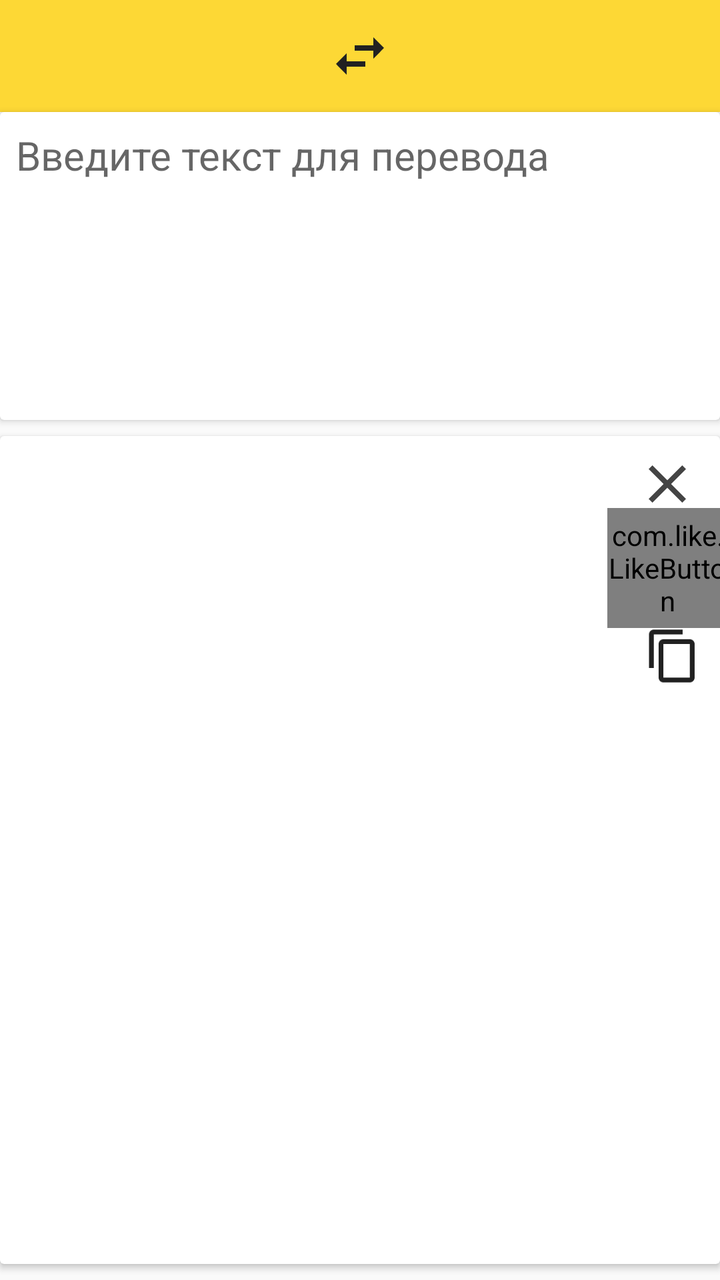
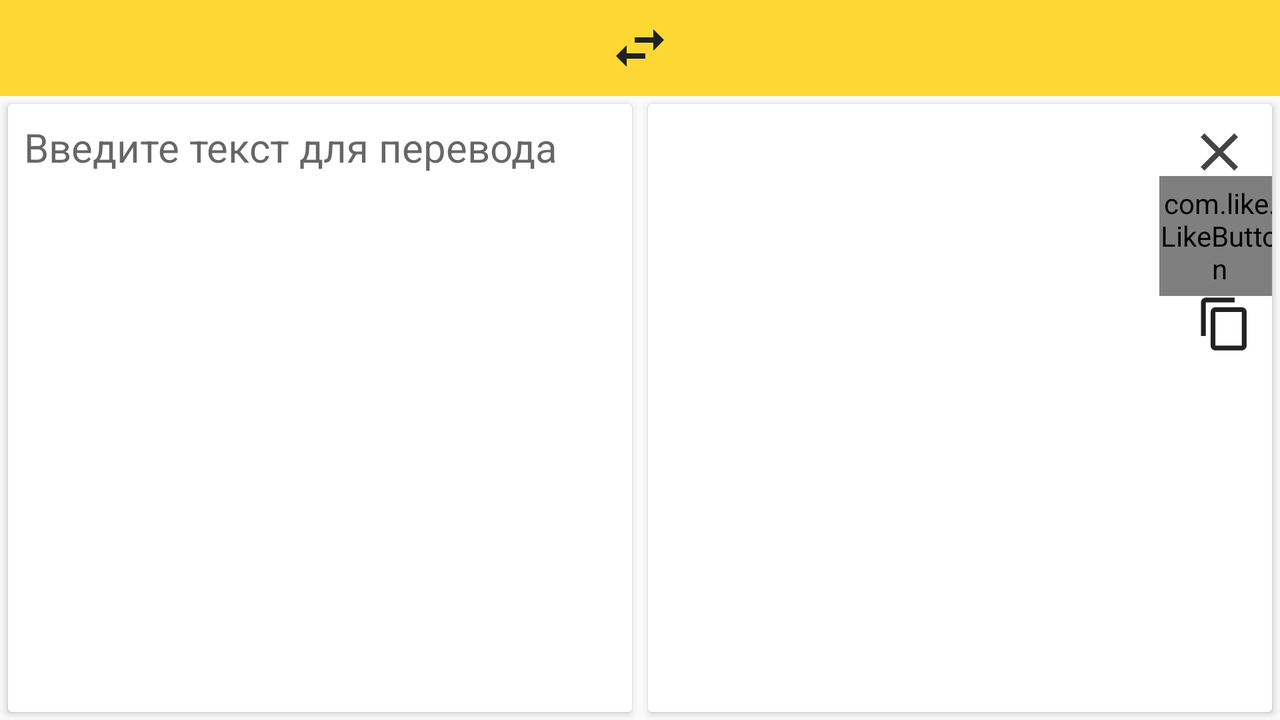

An Android layout and its configuration variant, each rendered on a device that would load it. The default file and the variant file are quoted in full after the pictures.
<!-- AndroidManifest.xml: application theme AppTheme -->
<!-- res/layout/fragment_translation.xml -->
<FrameLayout xmlns:android="http://schemas.android.com/apk/res/android"
    xmlns:app="http://schemas.android.com/apk/res-auto"
    xmlns:tools="http://schemas.android.com/tools"
    android:layout_width="match_parent"
    android:layout_height="match_parent"
    tools:context="com.alesk.translation.Fragments.TranslationFragment">

    <android.support.design.widget.AppBarLayout
        android:layout_width="match_parent"
        android:layout_height="wrap_content">

        <android.support.v7.widget.Toolbar
            android:id="@+id/toolbar"
            android:layout_width="match_parent"
            android:layout_height="wrap_content"
            android:background="?attr/colorPrimary"
            android:minHeight="?attr/actionBarSize"
            android:theme="?attr/actionBarTheme">

            <android.support.constraint.ConstraintLayout
                android:layout_width="match_parent"
                android:layout_height="match_parent"
                android:layout_marginRight="16dp">

                <Spinner
                    android:id="@+id/lang_from"
                    android:layout_width="150dp"
                    android:layout_height="40dp"
                    android:layout_marginBottom="8dp"
                    android:layout_marginLeft="8dp"
                    android:layout_marginRight="7dp"
                    android:layout_marginTop="8dp"
                    android:layout_weight="1"
                    android:background="@android:color/transparent"
                    android:textAlignment="textEnd"
                    app:layout_constraintBottom_toBottomOf="parent"
                    app:layout_constraintHorizontal_bias="0.92"
                    app:layout_constraintLeft_toLeftOf="parent"
                    app:layout_constraintRight_toLeftOf="@+id/switch_button"
                    app:layout_constraintTop_toTopOf="parent" />

                <ImageButton
                    android:id="@+id/switch_button"
                    android:layout_width="wrap_content"
                    android:layout_height="0dp"
                    android:layout_gravity="center"
                    android:layout_marginBottom="8dp"
                    android:layout_marginLeft="8dp"
                    android:layout_marginRight="8dp"
                    android:layout_marginTop="8dp"
                    android:layout_weight="2"
                    android:background="@android:color/transparent"
                    android:src="@mipmap/ic_swap_horizontal"
                    app:layout_constraintBottom_toBottomOf="parent"
                    app:layout_constraintLeft_toLeftOf="parent"
                    app:layout_constraintRight_toRightOf="parent"
                    app:layout_constraintTop_toTopOf="parent" />

                <Spinner
                    android:id="@+id/lang_to"
                    android:layout_width="150dp"
                    android:layout_height="40dp"
                    android:layout_marginBottom="8dp"
                    android:layout_marginLeft="4dp"
                    android:layout_marginRight="8dp"
                    android:layout_marginTop="8dp"
                    android:layout_weight="1"
                    android:background="@android:color/transparent"
                    android:textAlignment="textStart"
                    app:layout_constraintBottom_toBottomOf="parent"
                    app:layout_constraintHorizontal_bias="0.08"
                    app:layout_constraintLeft_toRightOf="@+id/switch_button"
                    app:layout_constraintRight_toRightOf="parent"
                    app:layout_constraintTop_toTopOf="parent" />

            </android.support.constraint.ConstraintLayout>

        </android.support.v7.widget.Toolbar>

    </android.support.design.widget.AppBarLayout>

    <android.support.v7.widget.CardView
        android:layout_width="match_parent"
        android:layout_height="154dp"
        android:layout_marginTop="@dimen/toolbar_height"
        android:gravity="top">

        <EditText
            android:id="@+id/to_translate"
            android:layout_width="match_parent"
            android:layout_height="match_parent"
            android:background="@android:color/transparent"
            android:elevation="0dp"
            android:ems="10"
            android:gravity="top"
            android:hint="Введите текст для перевода"
            android:inputType="textMultiLine"
            android:paddingBottom="4dp"
            android:paddingLeft="8dp"
            android:paddingRight="8dp"
            android:paddingTop="8dp"
            android:textSize="20sp" />
    </android.support.v7.widget.CardView>

    <android.support.v7.widget.CardView
        android:layout_width="match_parent"
        android:layout_height="match_parent"
        android:layout_gravity="bottom"
        android:layout_marginBottom="8dp"
        android:layout_marginTop="218dp">

        <ScrollView
            android:id="@+id/scroll"
            android:layout_width="match_parent"
            android:layout_height="match_parent"
            android:layout_marginBottom="16dp"
            android:layout_marginRight="50dp">

            <LinearLayout
                android:layout_width="match_parent"
                android:layout_height="wrap_content"
                android:orientation="vertical"
                android:weightSum="1">

                <TextView
                    android:id="@+id/translated_text"
                    android:layout_width="match_parent"
                    android:layout_height="wrap_content"
                    android:isScrollContainer="false"
                    android:paddingBottom="4dp"
                    android:paddingLeft="8dp"
                    android:paddingRight="8dp"
                    android:paddingTop="8dp"
                    android:textSize="22sp" />
            </LinearLayout>
        </ScrollView>

        <ImageButton
            android:id="@+id/delete_button"
            android:layout_width="53dp"
            android:layout_height="wrap_content"
            android:layout_gravity="right"
            android:layout_marginTop="8dp"
            android:adjustViewBounds="false"
            android:background="@android:color/transparent"
            app:srcCompat="@mipmap/ic_close" />

        <com.like.LikeButton
            android:id="@+id/like_button"
            android:layout_width="60dp"
            android:layout_height="60dp"
            android:layout_gravity="right"
            android:layout_marginRight="-4dp"
            android:layout_marginTop="36dp"
            app:icon_size="25dp"
            app:icon_type="star" />

        <ImageButton
            android:id="@+id/copy_button"
            android:layout_width="47dp"
            android:layout_height="wrap_content"
            android:layout_gravity="right"
            android:layout_marginTop="94dp"
            android:background="@android:color/transparent"
            android:scaleType="fitCenter"
            android:scaleX="0.9"
            android:scaleY="0.9"
            app:srcCompat="@mipmap/ic_content_copy" />

        <LinearLayout
            android:layout_width="match_parent"
            android:layout_height="match_parent"
            android:orientation="horizontal">

            <TextView
                android:id="@+id/rights"
                android:layout_width="wrap_content"
                android:layout_height="wrap_content"
                android:layout_gravity="bottom"
                android:layout_marginLeft="4dp"
                android:layout_weight="0"
                android:text="Переведено сервисом "
                android:textSize="14sp"
                android:visibility="invisible" />

            <TextView
                android:id="@+id/resource"
                android:layout_width="wrap_content"
                android:layout_height="wrap_content"
                android:layout_gravity="bottom"
                android:layout_weight="1"
                android:autoLink="web"
                android:elevation="0dp"
                android:enabled="true"
                android:singleLine="false"
                android:text="«Яндекс.Переводчик»"
                android:textColor="@color/colorAccent"
                android:textSize="14sp"
                android:visibility="invisible" />

        </LinearLayout>

    </android.support.v7.widget.CardView>

</FrameLayout>
<!-- resources referenced by this layout -->
<resources>
  <color name="colorAccent">#FB8C00</color>
  <dimen name="toolbar_height">56dp</dimen>
  <!-- mipmap ic_close: png bitmap (mipmap-hdpi, 400 bytes) -->
  <!-- mipmap ic_content_copy: png bitmap (mipmap-mdpi, 342 bytes) -->
  <!-- mipmap ic_swap_horizontal: png bitmap (mipmap-hdpi, 340 bytes) -->
  <style name="AppTheme" parent="Theme.AppCompat.Light.NoActionBar">
          
          <item name="colorPrimary">@color/colorPrimary</item>
          <item name="colorPrimaryDark">@color/colorPrimaryDark</item>
          <item name="colorAccent">@color/colorAccent</item>
      </style>
  <color name="colorPrimary">#FDD835</color>
  <color name="colorPrimaryDark">#c6a700</color>
</resources>
<!-- res/layout-land/fragment_translation.xml (the repository's variant of the layout above) -->
<!-- drawn on the phone turned sideways -->
<LinearLayout xmlns:android="http://schemas.android.com/apk/res/android"
    xmlns:app="http://schemas.android.com/apk/res-auto"
    xmlns:tools="http://schemas.android.com/tools"
    android:layout_width="match_parent"
    android:layout_height="match_parent"
    tools:context="com.alesk.translation.Fragments.TranslationFragment"
    android:orientation="vertical">

    <android.support.design.widget.AppBarLayout
        android:layout_width="match_parent"
        android:layout_height="wrap_content">
        <android.support.v7.widget.Toolbar
            android:id="@+id/toolbar"
            android:layout_width="match_parent"
            android:layout_height="wrap_content"
            android:background="?attr/colorPrimary"
            android:minHeight="?attr/actionBarSize"
            android:theme="?attr/actionBarTheme">

            <Spinner
                android:id="@+id/lang_from"
                android:layout_width="150dp"
                android:layout_height="wrap_content"
                android:layout_gravity="center"
                android:background="@android:color/transparent"
                android:paddingEnd="5dp"
                android:textAlignment="textEnd" />

            <ImageButton
                android:id="@+id/switch_button"
                android:layout_width="wrap_content"
                android:layout_height="match_parent"
                android:layout_gravity="center"
                android:background="@android:color/transparent"
                android:src="@mipmap/ic_swap_horizontal" />

            <Spinner
                android:id="@+id/lang_to"
                android:layout_width="150dp"
                android:layout_height="wrap_content"
                android:layout_gravity="center"
                android:background="@android:color/transparent"
                android:paddingLeft="5dp"
                android:textAlignment="textStart" />


        </android.support.v7.widget.Toolbar>
    </android.support.design.widget.AppBarLayout>

    <LinearLayout
        android:layout_width="match_parent"
        android:layout_height="match_parent"
        android:orientation="horizontal">

        <android.support.v7.widget.CardView
            android:layout_width="match_parent"
            android:layout_height="match_parent"
            android:layout_margin="4dp"
            android:layout_weight="1">

            <EditText
                android:id="@+id/to_translate"
                android:layout_width="match_parent"
                android:layout_height="match_parent"
                android:background="@android:color/transparent"
                android:elevation="0dp"
                android:ems="10"
                android:gravity="top"
                android:hint="Введите текст для перевода"
                android:inputType="textMultiLine"
                android:paddingBottom="4dp"
                android:paddingLeft="8dp"
                android:paddingRight="8dp"
                android:paddingTop="8dp"
                android:textSize="20sp" />
        </android.support.v7.widget.CardView>

        <android.support.v7.widget.CardView
            android:layout_width="match_parent"
            android:layout_height="match_parent"
            android:layout_margin="4dp"
            android:layout_weight="1">

            <LinearLayout
                android:layout_width="match_parent"
                android:layout_height="20dp"
                android:layout_gravity="bottom"
                android:layout_weight="1"
                android:orientation="horizontal">

                <TextView
                    android:id="@+id/rights"
                    android:layout_width="wrap_content"
                    android:layout_height="wrap_content"
                    android:layout_gravity="left"
                    android:layout_marginLeft="4dp"
                    android:layout_weight="0"
                    android:text="Переведено сервисом "
                    android:textSize="14sp"
                    android:visibility="invisible" />

                <TextView
                    android:id="@+id/resource"
                    android:layout_width="wrap_content"
                    android:layout_height="wrap_content"
                    android:layout_gravity="left"
                    android:layout_weight="1"
                    android:autoLink="web"
                    android:elevation="0dp"
                    android:enabled="true"
                    android:singleLine="false"
                    android:text="«Яндекс.Переводчик»"
                    android:textAlignment="textStart"
                    android:textColor="@color/colorAccent"
                    android:textSize="14sp"
                    android:visibility="invisible" />

            </LinearLayout>

            <ScrollView
                android:id="@+id/scroll"
                android:layout_width="match_parent"
                android:layout_height="match_parent"
                android:layout_marginBottom="16dp"
                android:layout_marginRight="50dp">

                <LinearLayout
                    android:layout_width="match_parent"
                    android:layout_height="wrap_content"
                    android:orientation="vertical"
                    android:weightSum="1">

                    <TextView
                        android:id="@+id/translated_text"
                        android:layout_width="match_parent"
                        android:layout_height="wrap_content"
                        android:isScrollContainer="false"
                        android:paddingBottom="4dp"
                        android:paddingLeft="8dp"
                        android:paddingRight="8dp"
                        android:paddingTop="8dp"
                        android:textSize="22sp" />
                </LinearLayout>
            </ScrollView>

            <ImageButton
                android:id="@+id/delete_button"
                android:layout_width="53dp"
                android:layout_height="wrap_content"
                android:layout_gravity="right"
                android:layout_marginTop="8dp"
                android:adjustViewBounds="false"
                android:background="@android:color/transparent"
                app:srcCompat="@mipmap/ic_close" />

            <com.like.LikeButton
                android:id="@+id/like_button"
                android:layout_width="60dp"
                android:layout_height="60dp"
                android:layout_gravity="right"
                android:layout_marginRight="-4dp"
                android:layout_marginTop="36dp"
                app:icon_size="25dp"
                app:icon_type="star" />

            <ImageButton
                android:id="@+id/copy_button"
                android:layout_width="47dp"
                android:layout_height="wrap_content"
                android:layout_gravity="right"
                android:layout_marginTop="94dp"
                android:background="@android:color/transparent"
                android:scaleType="fitCenter"
                android:scaleX="0.9"
                android:scaleY="0.9"
                app:srcCompat="@mipmap/ic_content_copy" />

        </android.support.v7.widget.CardView>

    </LinearLayout>

</LinearLayout>
<!-- resources referenced by the variant -->
<!-- as the phone turned sideways resolves them -->
<resources>
  <color name="colorAccent">#FB8C00</color>
  <!-- mipmap ic_close: png bitmap (mipmap-hdpi, 400 bytes) -->
  <!-- mipmap ic_content_copy: png bitmap (mipmap-mdpi, 342 bytes) -->
  <!-- mipmap ic_swap_horizontal: png bitmap (mipmap-hdpi, 340 bytes) -->
  <style name="AppTheme" parent="Theme.AppCompat.Light.NoActionBar">
          
          <item name="colorPrimary">@color/colorPrimary</item>
          <item name="colorPrimaryDark">@color/colorPrimaryDark</item>
          <item name="colorAccent">@color/colorAccent</item>
      </style>
  <color name="colorPrimary">#FDD835</color>
  <color name="colorPrimaryDark">#c6a700</color>
</resources>
